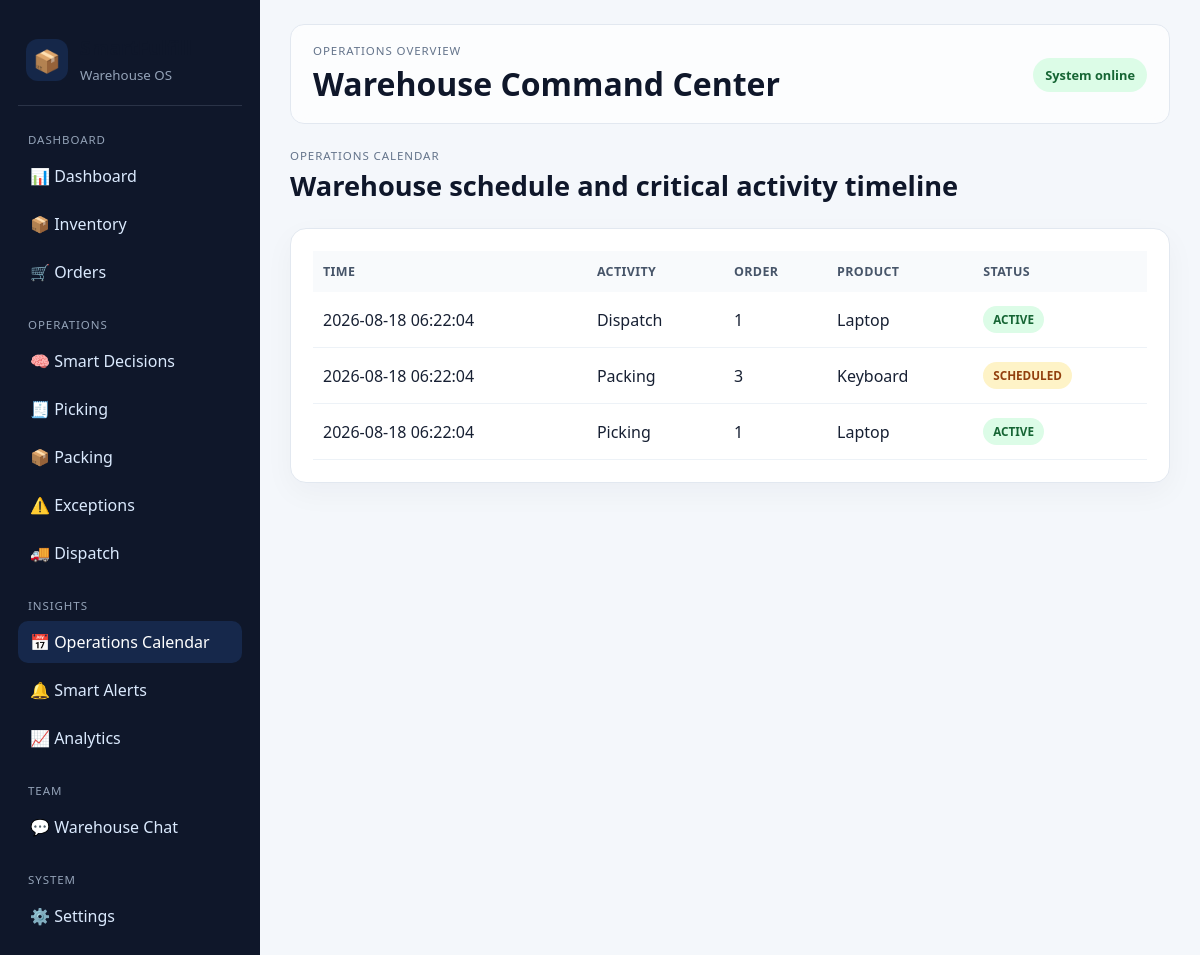
/calendar, run on the app's committed database.
### tables this page shows
CREATE TABLE activities (
            id INTEGER PRIMARY KEY AUTOINCREMENT,
            activity_type TEXT NOT NULL,
            title TEXT NOT NULL,
            order_id INTEGER,
            product_name TEXT,
            status TEXT NOT NULL DEFAULT 'ACTIVE',
            created_at TEXT DEFAULT CURRENT_TIMESTAMP
        );

### app.py (the view)
@app.route('/calendar')
def calendar():
    conn = get_db()
    rows = conn.execute(
        '''
        SELECT activity_type AS type, title, order_id, product_name, status, created_at AS time
        FROM activities
        ORDER BY id DESC
        '''
    ).fetchall()
    conn.close()
    return render_template('calendar.html', activities=rows)

### database.py (called while the page is built)
def get_db():
    conn = sqlite3.connect(DATABASE)
    conn.row_factory = sqlite3.Row
    return conn

### templates/calendar.html
{% extends "base.html" %}
{% block content %}
<div class="page-header">
    <div>
        <p class="eyebrow">Operations Calendar</p>
        <h2>Warehouse schedule and critical activity timeline</h2>
    </div>
</div>
<section class="panel">
    <div class="table-wrap">
        <table>
            <thead>
                <tr>
                    <th>Time</th>
                    <th>Activity</th>
                    <th>Order</th>
                    <th>Product</th>
                    <th>Status</th>
                </tr>
            </thead>
            <tbody>
                {% for activity in activities %}
                <tr>
                    <td>{{ activity['time'] }}</td>
                    <td>{{ activity['type'] }}</td>
                    <td>{{ activity['order_id'] or 'N/A' }}</td>
                    <td>{{ activity['product_name'] or 'General' }}</td>
                    <td><span class="status-badge {{ 'success' if activity['status'] == 'ACTIVE' else 'warning' if activity['status'] == 'SCHEDULED' else 'neutral' }}">{{ activity['status'] }}</span></td>
                </tr>
                {% else %}
                <tr><td colspan="5">No operations scheduled.</td></tr>
                {% endfor %}
            </tbody>
        </table>
    </div>
</section>
{% endblock %}

### static/style.css (style rules this page uses)
* { box-sizing: border-box; margin: 0; padding: 0; font-family: "Segoe UI", Arial, sans-serif; }
body { display: flex; background: #f4f7fb; color: #172033; }
.eyebrow { font-size: 0.72rem; letter-spacing: 0.08em; text-transform: uppercase; color: #64748b; margin-bottom: 4px; }
h1, h2, h3 { color: #0f172a; }
.page-header { display: flex; align-items: center; justify-content: space-between; margin-bottom: 24px; }
.page-header h2 { font-size: 1.7rem; }
.metric-card, .panel, .decision-card { background: white; border: 1px solid #e2e8f0; border-radius: 16px; box-shadow: 0 10px 30px rgba(15, 23, 42, 0.04); }
.panel { padding: 22px; }
.table-wrap { overflow-x: auto; }
table { width: 100%; border-collapse: collapse; min-width: 720px; }
th { text-align: left; background: #f8fafc; color: #475569; padding: 12px 10px; font-size: 0.78rem; letter-spacing: 0.03em; text-transform: uppercase; }
td { padding: 14px 10px; border-bottom: 1px solid #edf2f7; vertical-align: middle; }
.status-badge { display: inline-block; padding: 6px 10px; border-radius: 999px; font-size: 0.73rem; font-weight: 700; text-transform: uppercase; }
.status-badge.success { background: #dcfce7; color: #166534; }
.status-badge.warning { background: #fef3c7; color: #92400e; }

### data on the page
activities: time "2026-08-18 06:22:04", type "Dispatch", order "1", product_name "Laptop", status "ACTIVE"
activities: time "2026-08-18 06:22:04", type "Packing", order "3", product_name "Keyboard", status "SCHEDULED"
activities: time "2026-08-18 06:22:04", type "Picking", order "1", product_name "Laptop", status "ACTIVE"
